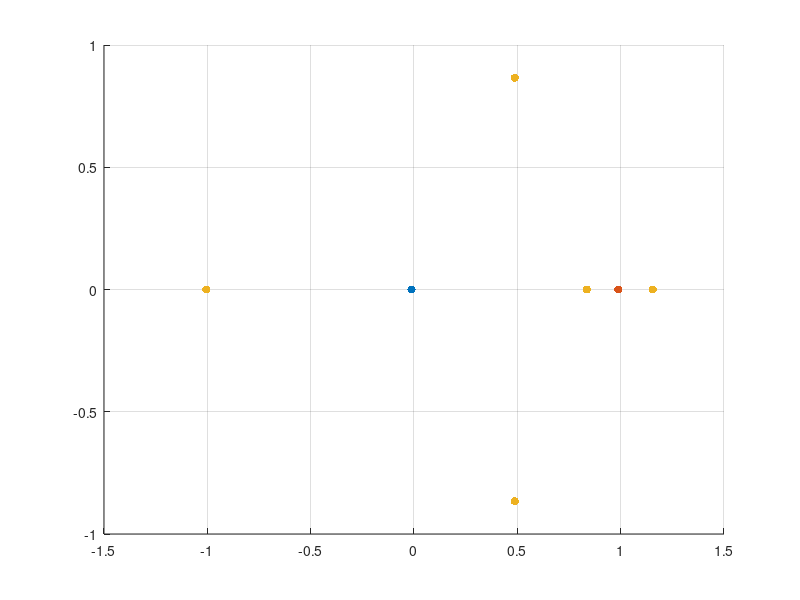

This chart was generated by the following MATLAB code: (Note: this script raises an error after producing the figure.)
clc; clearvars; close all;

%% Utility functions

mu = 0.012150;
OM = @(x,y,z, r1, r2)  1/2*(x^2 +y^2)+ (1-mu)/r1 + mu/r2 + 1/2*mu*(1-mu);
Jacobian = @(x, r1, r2) 2*OM(x(1),x(2),x(3), r1, r2) - (x(4)^2+x(5)^2+x(6)^2);
radius = @(L, P) norm(P - L);

%% Ex.1.1

% L4 and L5 from geometrical construction
L4 = [0.5-mu; sqrt(3)/2];
L5 = [0.5-mu; -sqrt(3)/2];

% L1, L2, L3 
dUdx = @(x) x - (1-mu)*(x+mu)./abs(x+mu).^3 - mu*(x+mu-1)./abs(x+mu-1).^3; 
L3 = [fzero(dUdx, -1); 0];
L1 = [fzero(dUdx, 0.5); 0];
L2 = [fzero(dUdx, 1.5); 0];

L_points = [L1 L2 L3 L4 L5];

P1 = [-mu; 0];
P2 = [1-mu; 0];

C_vals = zeros(1, 5);

for ii = 1:5
    L_state = [L_points(:,ii); zeros(4, 1)];
    r1 = radius(L_points(1:2, ii), P1);
    r2 = radius(L_points(1:2, ii), P2);
    C_vals(ii) = Jacobian(L_state, r1, r2);
end

figure
grid on; hold on;
scatter(P1(1), P1(2), 'filled');
scatter(P2(1), P2(2), 'filled');
scatter(L_points(1, :), L_points(2, :), 'filled');
text(L_points(1,:)-0.05, L_points(2,:)-0.075, "L" + (1:5)')
xlim([-1.5 1.5]); ylim([-1 1])

%% Ex 1.2

